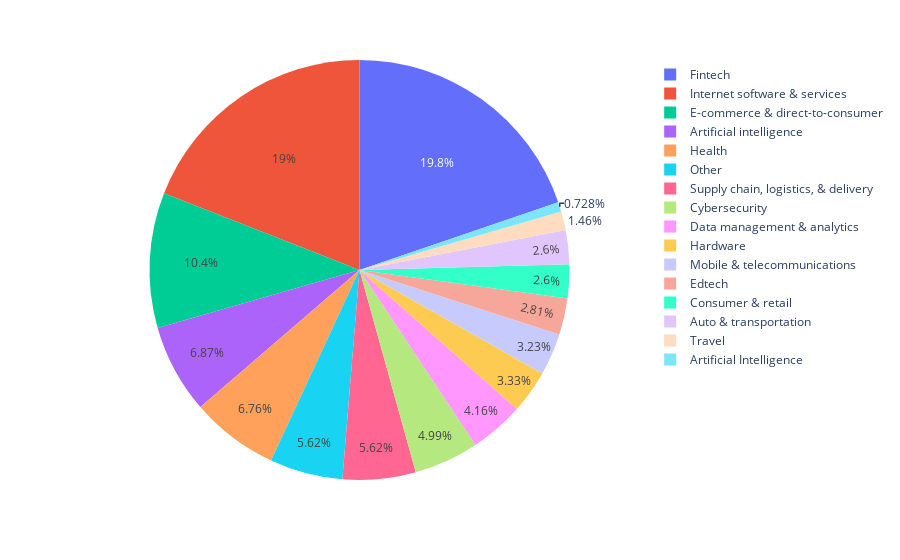

Here is the notebook cell this chart was saved with:
### Markdown cell above
## Unicorn Startups in different Industry Sector

### Code cell
import plotly.express as px

fig = px.pie(companies, names='Industry')
fig.show()

### Figure 1 — Plotly figure (JSON) as saved in the notebook; plotly's stock layout.template omitted (floating-point values rounded to 4 significant figures; data arrays with more than 128 entries replaced by an {"elided": "..."} marker saying what was removed)
{"data": [{"domain": {"x": [0, 1], "y": [0, 1]}, "hovertemplate": "Industry=%{label}<extra></extra>", "labels": {"elided": "961 str values"}, "legendgroup": "", "name": "", "showlegend": true, "type": "pie"}], "layout": {"legend": {"tracegroupgap": 0}, "margin": {"t": 60}}}
